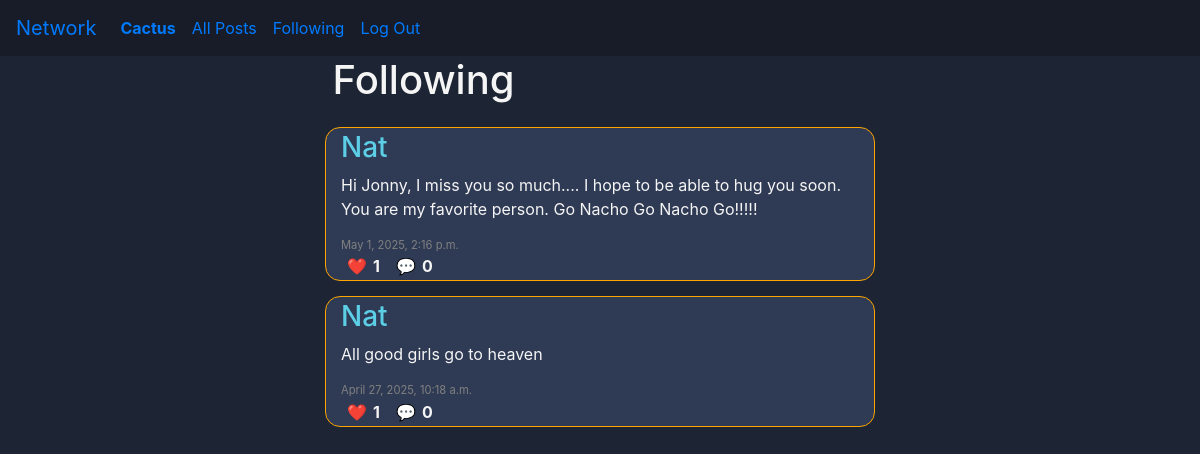
The page /following (signed in) on the database its author committed.
### network/models.py (models this page shows, shortened)
class User(AbstractUser):
    pass

class Post(models.Model):
    profile = models.ForeignKey("Profile", on_delete=models.CASCADE)
    content = models.TextField(max_length=512, blank=False, null=False)
    likes = models.ManyToManyField("Profile", blank=True, related_name="liked_posts")
    timestamp = models.DateTimeField(auto_now_add=True)
    edited_timestamp = models.DateTimeField(auto_now_add=False, null=True) # TODO
    @property
    def like_count(self):
        return self.likes.count()
    @property
    def comment_count(self):
        return self.comment_set.count()

class Profile(models.Model):
    user = models.OneToOneField(User, on_delete=models.CASCADE)
    following = models.ManyToManyField("self", symmetrical=False, blank=True, related_name="followers")
    saved_posts = models.ManyToManyField("Post", blank=True, related_name="saved_by_profiles")
    profile_picture = models.ImageField(upload_to='profile_pics/', blank=True, null=True) # TODO
    profile_picture_url = models.URLField(blank=True, null=True) # TODO
    bio = models.CharField(max_length=512, null=True, blank=True) # TODO

### network/views.py (the view)
# urls.py: path("following", views.following_posts, name="following_posts"),
@login_required
def following_posts(request):
    return post_paginator(
        request,
        query=Post.objects.select_related("profile").filter(profile__in=request.user.profile.following.all()).order_by("-timestamp"),
        template="network/following.html",
        title="Following",
    )

### network/views.py (called while the page is built)
def post_paginator(request, query, template, title, user_obj=None):
    paginator = Paginator(query, 10)
    page_number = request.GET.get("page")
    page_obj = paginator.get_page(page_number)
    return render(request, template, {
        "page_obj": page_obj,
        "title": title,
        "user_obj": user_obj
    })

### network/templates/network/following.html (shortened to what this page needs)
{% extends 'network/layout.html' %}
{% load static %}
{% block body %}
    <div class="header-div">
        <h1 class="header-txt">Following</h1>
    </div>
{% include "network/partials/load_posts.html" with page_obj=page_obj %}
{% endblock %}

### network/templates/network/layout.html (shortened to what this page needs)
{% load static %}
<!DOCTYPE html>
<html lang="en">
    <head>
        <link rel="stylesheet" href="https://stackpath.bootstrapcdn.com/bootstrap/4.4.1/css/bootstrap.min.css">
        <link href="{% static 'network/styles.css' %}" rel="stylesheet">
    </head>
    <body>
        <nav class="navbar navbar-expand-lg nav">
            <a class="navbar-brand" href="#">Network</a>
            <div>
              <ul class="navbar-nav mr-auto">
                {% if user.is_authenticated %}
                    <li class="nav-item">
                        <a class="nav-link" href="{% url 'profile' username=user.username %}"><strong>{{ user.username }}</strong></a>
                    </li>
                {% endif %}
                <li class="nav-item">
                  <a class="nav-link" href="{% url 'index' %}">All Posts</a>
                </li>
                {% if user.is_authenticated %}
                    <li class="nav-item">
                        <a class="nav-link" href="{% url 'following_posts' %}">Following</a>
                    </li>
                    <li class="nav-item">
                        <a class="nav-link" href="{% url 'logout' %}">Log Out</a>
                    </li>
                {% endif %}
              </ul>
            </div>
          </nav>
        <div class="body">
            {% block body %}
            {% endblock %}
        </div>
    </body>
</html>

### network/templates/network/partials/load_posts.html (shortened to what this page needs)
<div class="posts-div">
    {% for post in page_obj %}
        <div class="post-div">
            <h3><a class="post-header-txt" href="{% url 'profile' username=post.profile.user.username %}">{{ post.profile.user.username }}</a></h3>
            <div class="post-text-div">
                <p class="post-text">{{ post.content }}</p>
            </div>
            <p class="timestamp-txt">{{ post.timestamp }}</p>
            <div class="post-interact-div">
                {% if user.is_authenticated %}
                    <button class="like-btn post-interact-btn" data-id="{{ post.id }}"
                    data-liked="{% if user in post.likes.all %}true{% else %}false{% endif %}">❤️</button>
                {% else %}
                    🩶
                {% endif %}
                <strong class="like-count count">{{ post.like_count }}</strong>
                <button class="post-interact-btn" data-id="{{ post.id }}">💬</button>
                <strong class="comment-count count">{{ post.comment_count }}</strong>
            </div>
        </div>
    {% endfor %}
</div>

### network/static/network/styles.css (style rules this page uses)
* { margin: 0; box-sizing: border-box; }
.nav { background-color: #171c28; }
.body { background-color: #1d2433; color: whitesmoke; display: flex; flex-direction: column; align-items: center; min-height: 100vh; }
.header-txt { align-self: flex-start; margin-left: 15px; width: 550px; }
.post-header-txt { color: #5ccfe6; }
.post-div { border-radius: 15px; width: 550px; background-color: #2f3b54; margin-top: 15px; padding: 3px 0 1px 15px; border: 1px solid orange; }
.post-interact-div { width: 100%; display: inline-flex; align-items: center; }
.count { margin-right: 10px; }
.post-interact-btn { border: none; background-color: inherit; }
.timestamp-txt { font-size: 0.7rem; color: grey; margin: 0; }

### rows shown on the page
User: username "Cactus"
Post: profile.user.username "Nat", content "Hi Jonny, I miss you so much.... I hope to be able to hug you soon. You are my favorite person. Go Nacho Go Nacho Go!!!!!", timestamp "May 1, 2025, 2:16 p.m.", like_count "1", comment_count "0"
Post: profile.user.username "Nat", content "All good girls go to heaven", timestamp "April 27, 2025, 10:18 a.m.", like_count "1", comment_count "0"
